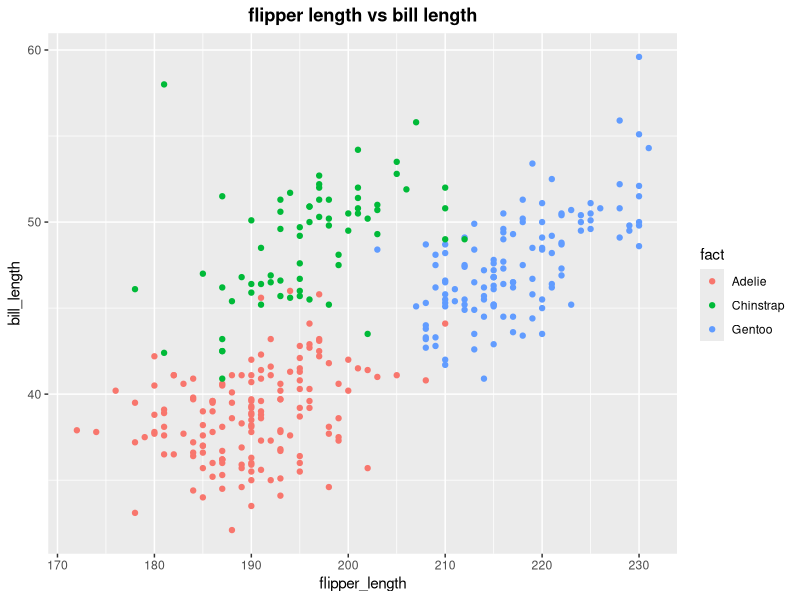
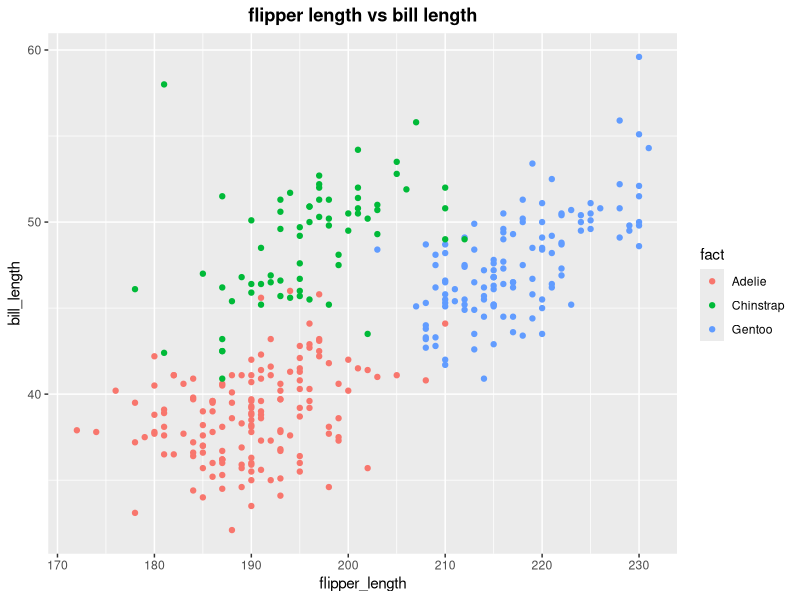

Here is the R script that generated these plots, in order:
## ---- chunk 1
# libraries
library(tidyverse)
library(palmerpenguins)
library(ggplot2)
## ---- chunk 2
set.seed(123)
df <- tibble(
  x_1 = rnorm(10, sd = 1),
  x_2 = x_1 > 0,
  x_3 = c("a","b","c","d","e","f","g","h","i","j"),
  x_4 = factor(c("1","2","3","2","3","1","1","3","2","1"))
)
mean_num = mean(pull(df,x_1))
mean_log = mean(pull(df,x_2))
mean_char = mean(pull(df, x_3))
mean_fact = mean(pull(df, x_4))
## ---- chunk 3
as.numeric(df$x_2)
as.numeric(df$x_3)
as.numeric(df$x_4)
## ---- chunk 4
data("penguins", package = "palmerpenguins")
summary(penguins)
n_row = nrow(penguins)
n_col = ncol(penguins)
# strip NA values before calculating mean
m_flipper = mean(penguins$flipper_length_mm, na.rm = TRUE)
## ---- chunk 5
plot_df <- tibble(
  flipper_length = penguins$flipper_length_mm,
  bill_length = penguins$bill_length_mm,
  fact = factor(penguins$species)
)
## ---- chunk 6
ggplot(plot_df, aes(x = flipper_length, y = bill_length, color = fact)) + geom_point() + labs(title = "flipper length vs bill length") + theme(plot.title = element_text(face = "bold", hjust = 0.5))
ggsave("hw1_scatterplot.png", width = 5, height = 5)
